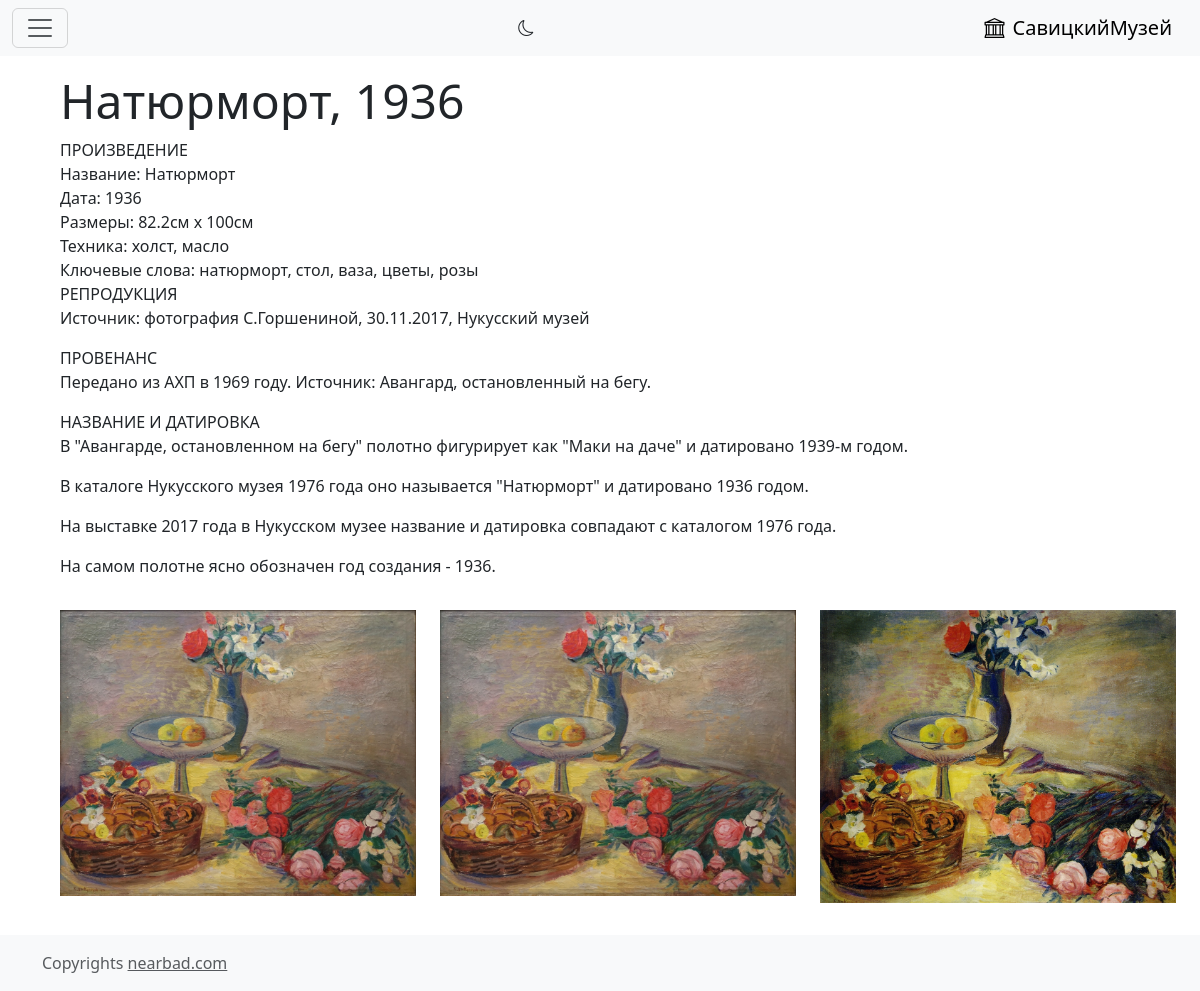
Page /exhibit/3/ on the committed database.
### main/models.py (models this page shows, shortened)
class Exhibition(models.Model):
    name = models.CharField(max_length=255, db_index=True, verbose_name='Произведение')
    about = models.TextField(verbose_name='О произведении')
    author = models.ForeignKey('Author', on_delete=models.CASCADE, null=True, blank=True, verbose_name='Автор', related_name='exhibitions')
    class Meta:
        verbose_name = 'Произведение'
        verbose_name_plural = 'Произведении'
        ordering = ['name']

class ExhibitionPhoto(models.Model):
    photo = models.ImageField(upload_to="photos/%Y/%m/%d")
    exhibition = models.ForeignKey('Exhibition', on_delete=models.CASCADE, verbose_name='Произведение', related_name='photos')
    class Meta:
        verbose_name = 'Фотки произведения'
        verbose_name_plural = 'Фотки произведении'

### main/views.py (the view)
# urls.py: path('exhibit/<int:pk>/', exhibition_detail, name='exhibition_detail'),
def exhibition_detail(request, pk):
    template_name = 'main/exhibition_detail.html'
    exhibition = Exhibition.objects.get(pk=pk)
    exhib_photo = ExhibitionPhoto.objects.filter(exhibition=pk)
    context = {'exhib': exhibition, 'photo': exhib_photo}
    return render(request, template_name, context)

### main/templates/main/exhibition_detail.html (shortened to what this page needs)
{% extends 'layout/basic.html' %}
{% block content %}
<div class="container mx-5 my-3">
    <div class="row">
        <div class="col-lg-12 col-10">
            <h5 class="display-5">{{ exhib.name }}</h5>
            <div class="row">{{ exhib.about|linebreaks }}</div>
        </div>
    </div>
    <div class="row">
        {% for p in photo %}
        <div class="col-lg-4 col-md-6 col-8 my-3">
            <a class="thumbnail fancybox" target="_blank" title="Алексей Бабичев. Женский портрет" rel="ligthbox"
               href="{{ p.photo.url }}">
                <img src="{{ p.photo.url }}" class="img-fluid">
            </a>
        </div>
        {% endfor %}
    </div>
</div>
{% endblock %}

### rows in the picture
Exhibition: name "Натюрморт, 1936", about "ПРОИЗВЕДЕНИЕ Название: Натюрморт Дата: 1936 Размеры: 82.2см x 100см Техника: холст, масло Ключевые слова: натюрморт, стол, ваза, цветы, розы РЕПРОДУКЦИЯ Источник: фотография С.Горшениной, 30.11.2017, Нукусский музей ПРОВЕНАНС Передано из АХП в 1969 году. Источник: Авангард, остановленный на бегу. НАЗВАНИЕ И ДАТИРОВКА В \"Авангарде, остановленном на бегу\" полотно фигурирует как \"Маки на даче\" и датировано 1939-м годом. В каталоге Нукусского музея 1976 года оно называется \"Натюрморт\" и датировано 1936 годом. На выставке 2017 года в Нукусском музее название и датировка совпадают с каталогом 1976 года. На самом полотне ясно обозначен год создания - 1936."
ExhibitionPhoto: photo (picture)
ExhibitionPhoto: photo (picture)
ExhibitionPhoto: photo (picture)
